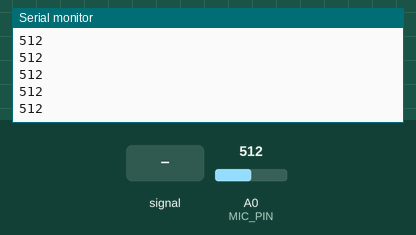
Recording of a sketch running on a simulated Arduino Uno, built with avr-gcc and run on an emulated ATmega328P. Shown: the last lines printed to the serial monitor. The test bench sets the inputs (shaded band); at power-on: A0 (MIC_PIN) = 512.

Above: at 1.2 s.
1.3 s: A0 (MIC_PIN) fed a 200 Hz sine of ±81 counts around its level
At 2.0 s:
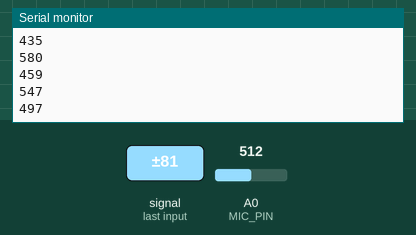
2.8 s: A0 (MIC_PIN) set to 716
At 3.6 s:
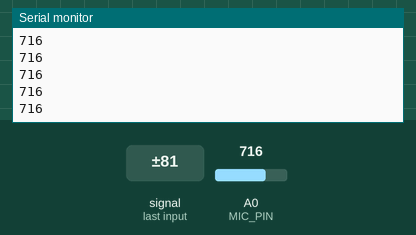
4.3 s: A0 (MIC_PIN) fed a 1000 Hz sine of ±255 counts around its level
Timing chart, 0 to 5.7 s (numbered marks = the images above; inputs shaded):
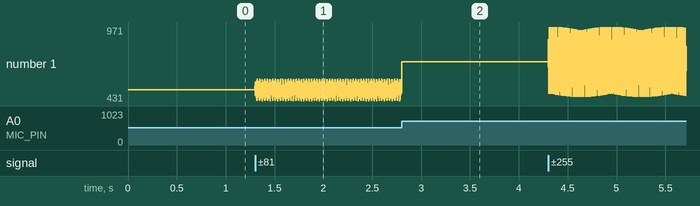

Measured:
- after the input at 1.3 s, the serial monitor: prints a new line at once (image 1)
- plotted number 1: 512 → 486 after the input at 1.3 s

The sketch:

sih.ino
```cpp
const int MIC_PIN = A0;

void setup() {
  Serial.begin(115200);
}

void loop() {
  Serial.println(analogRead(MIC_PIN));
  delay(2);
}
```
